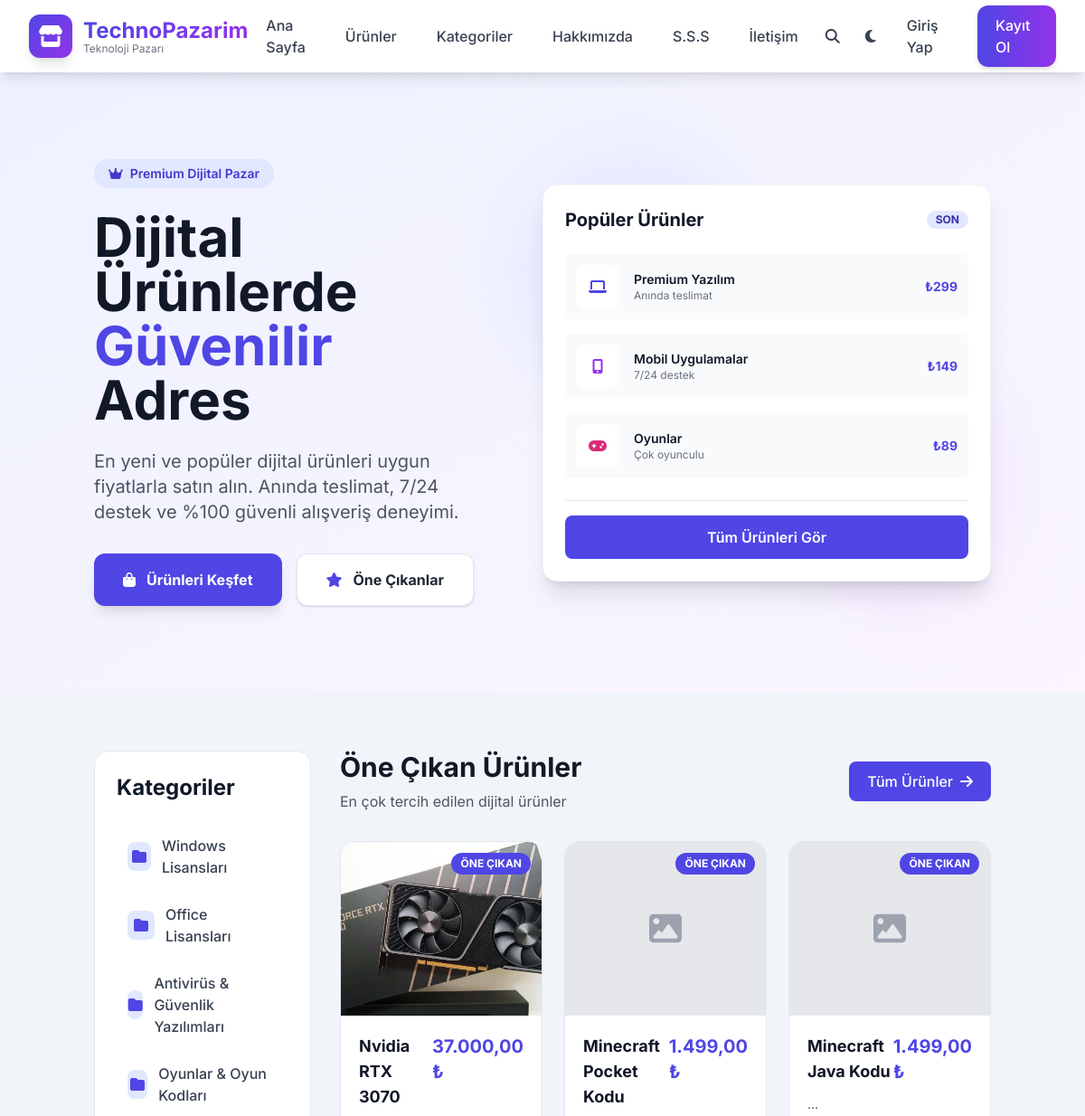
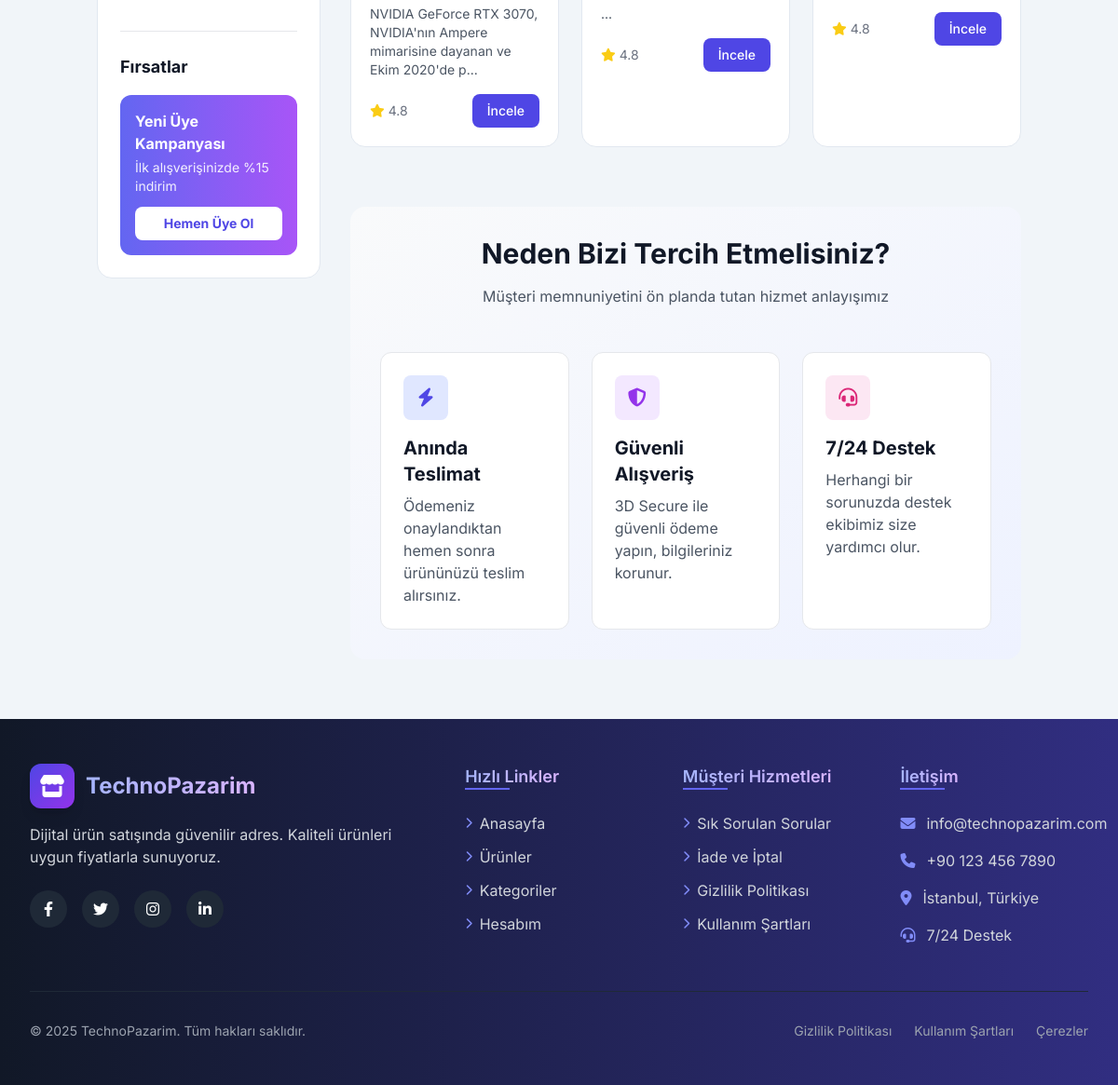
The page / on the database its author committed (2 pictures, top to bottom).
### tables this page shows
CREATE TABLE `kategoriler` (
  `kategori_id` int(11) NOT NULL,
  `kategori_adi` varchar(200) NOT NULL,
  `kategori_aciklama` varchar(500) NOT NULL,
  `kategori_ust_id` int(11) DEFAULT 0
);

CREATE TABLE `urunler` (
  `urun_id` int(11) NOT NULL,
  `urun_baslik` varchar(200) NOT NULL,
  `urun_fiyat` decimal(10,2) NOT NULL,
  `urun_aciklama` text NOT NULL,
  `urun_satinal_link` text NOT NULL,
  `urun_ekleyen` varchar(200) DEFAULT NULL,
  `urun_tarih` timestamp NOT NULL DEFAULT current_timestamp(),
  `urun_kategori` int(11) NOT NULL DEFAULT 0,
  `urun_durum` int(11) NOT NULL DEFAULT 0,
  `urun_hit` int(11) DEFAULT 0,
  `urun_resim` varchar(300) DEFAULT NULL,
  `urun_resimler` text DEFAULT NULL,
  `urun_stok` int(11) DEFAULT 0,
  `urun_tip` enum('license','file','service') DEFAULT 'license'
);

### config.php (called while the page is built, shortened)
<?php
function formatCurrency($amount) {
    return number_format($amount, 2, ',', '.') . ' ₺';
}

### pages/home.php (the view, shortened to what this page needs)
<?php
require_once __DIR__ . '/../config.php';
function buildCategoryTree($categories, $parentId = 0) {
    $branch = array();
    foreach ($categories as $category) {
        if ($category['kategori_ust_id'] == $parentId) {
            $children = buildCategoryTree($categories, $category['kategori_id']);
            if ($children) {
                $category['children'] = $children;
            }
            $branch[] = $category;
        }
    }
    return $branch;
}
function displayCategories($categories, $level = 0, $mainLimit = 4, $subLimit = 3) {
    $html = '';
    $mainCount = 0;
    foreach ($categories as $category) {
        if ($level == 0 && $mainCount >= $mainLimit) {
            break;
        }
        $indent = str_repeat('&nbsp;', $level * 4);
        $hasChildren = isset($category['children']) && !empty($category['children']);
        $caret = $hasChildren ? '<i class="fas fa-caret-right text-gray-400 ml-1 text-xs"></i>' : '';
        $html .= '<a href="index.php?page=category&id=' . $category['kategori_id'] . '" class="flex items-center p-3 rounded-lg hover:bg-gray-100 dark:hover:bg-gray-700 transition-colors group">';
        $html .= '<div class="w-8 h-8 bg-indigo-100 dark:bg-indigo-900/30 rounded-lg flex items-center justify-center mr-3">';
        $html .= '<i class="fas fa-folder text-indigo-600 dark:text-indigo-400"></i>';
        $html .= '</div>';
        $html .= '<span class="text-gray-700 dark:text-gray-300 group-hover:text-indigo-600 dark:group-hover:text-indigo-400 font-medium">' . $indent . htmlspecialchars($category['kategori_adi']) . '</span>';
        $html .= $caret;
        $html .= '<i class="fas fa-chevron-right text-gray-400 ml-auto text-sm opacity-0 group-hover:opacity-100 transition-opacity"></i>';
        $html .= '</a>';
        if ($level == 0) {
            $mainCount++;
        }
    }
    return $html;
}
$stmt = $db->prepare("SELECT * FROM kategoriler ORDER BY kategori_ust_id, kategori_id");
$stmt->execute();
$allCategories = $stmt->fetchAll(PDO::FETCH_ASSOC);
$categoryTree = buildCategoryTree($allCategories);
$stmt = $db->prepare("SELECT * FROM urunler WHERE urun_durum = 1 ORDER BY urun_hit DESC LIMIT 6");
$stmt->execute();
$featuredProducts = $stmt->fetchAll(PDO::FETCH_ASSOC);
?>
<section class="bg-gradient-to-br from-indigo-50 to-purple-50 dark:from-gray-900 dark:to-gray-900/90">
  <div class="container mx-auto px-4 py-16 md:py-24">
    <div class="flex flex-col lg:flex-row items-center">
      <div class="lg:w-1/2 mb-12 lg:mb-0 lg:pr-12">
        <div class="mb-6">
          <span class="inline-flex items-center px-4 py-1.5 bg-indigo-100 dark:bg-indigo-900/30 text-indigo-700 dark:text-indigo-300 rounded-full text-sm font-semibold">
            <i class="fas fa-crown mr-2"></i>
            Premium Dijital Pazar
          </span>
        </div>
        <h1 class="text-4xl md:text-5xl lg:text-6xl font-bold text-gray-900 dark:text-white mb-6 leading-tight">
          Dijital Ürünlerde
          <span class="text-indigo-600 dark:text-indigo-400">Güvenilir</span> Adres
        </h1>
        <p class="text-xl text-gray-600 dark:text-gray-300 mb-8 max-w-2xl">
          En yeni ve popüler dijital ürünleri uygun fiyatlarla satın alın. Anında teslimat, 7/24 destek ve %100 güvenli alışveriş deneyimi.
        </p>
        <div class="flex flex-col sm:flex-row space-y-4 sm:space-y-0 sm:space-x-4">
          <a href="index.php?page=products" class="bg-indigo-600 hover:bg-indigo-700 text-white font-bold py-4 px-8 rounded-xl inline-flex items-center transition-all duration-300 transform hover:-translate-y-1 shadow-lg">
            <i class="fas fa-shopping-bag mr-3"></i>
            Ürünleri Keşfet
          </a>
          <a href="#featured" class="bg-white dark:bg-gray-800 border border-gray-200 dark:border-gray-700 hover:bg-gray-50 dark:hover:bg-gray-700 text-gray-800 dark:text-white font-bold py-4 px-8 rounded-xl inline-flex items-center transition-all duration-300 shadow">
            <i class="fas fa-star mr-3 text-indigo-600"></i>
            Öne Çıkanlar
          </a>
        </div>
      </div>
      <div class="lg:w-1/2 flex justify-center">
        <div class="relative w-full max-w-lg">
          <div class="relative bg-white dark:bg-gray-800 rounded-2xl shadow-xl overflow-hidden border border-gray-100 dark:border-gray-700">
            <div class="p-6">
              <div class="flex justify-between items-center mb-6">
                <h3 class="text-xl font-bold text-gray-900 dark:text-white">Popüler Ürünler</h3>
                <span class="bg-indigo-100 dark:bg-indigo-900/30 text-indigo-800 dark:text-indigo-200 text-xs font-bold px-2.5 py-0.5 rounded-full">SON</span>
              </div>
              <div class="space-y-4">
                <div class="flex items-center p-3 bg-gray-50 dark:bg-gray-700/50 rounded-lg">
                  <div class="flex-shrink-0 w-12 h-12 bg-white dark:bg-gray-600 rounded-lg flex items-center justify-center">
                    <i class="fas fa-laptop text-indigo-600 dark:text-indigo-400"></i>
                  </div>
                  <div class="ml-4 flex-grow">
                    <p class="text-sm font-semibold text-gray-900 dark:text-white">Premium Yazılım</p>
                    <p class="text-xs text-gray-500 dark:text-gray-400">Anında teslimat</p>
                  </div>
                  <div class="text-right">
                    <p class="text-sm font-bold text-indigo-600 dark:text-indigo-400">₺299</p>
                  </div>
                </div>
                <div class="flex items-center p-3 bg-gray-50 dark:bg-gray-700/50 rounded-lg">
                  <div class="flex-shrink-0 w-12 h-12 bg-white dark:bg-gray-600 rounded-lg flex items-center justify-center">
                    <i class="fas fa-mobile-alt text-purple-600 dark:text-purple-400"></i>
                  </div>
                  <div class="ml-4 flex-grow">
                    <p class="text-sm font-semibold text-gray-900 dark:text-white">Mobil Uygulamalar</p>
                    <p class="text-xs text-gray-500 dark:text-gray-400">7/24 destek</p>
                  </div>
                  <div class="text-right">
                    <p class="text-sm font-bold text-indigo-600 dark:text-indigo-400">₺149</p>
                  </div>
                </div>
                <div class="flex items-center p-3 bg-gray-50 dark:bg-gray-700/50 rounded-lg">
                  <div class="flex-shrink-0 w-12 h-12 bg-white dark:bg-gray-600 rounded-lg flex items-center justify-center">
                    <i class="fas fa-gamepad text-pink-600 dark:text-pink-400"></i>
                  </div>
                  <div class="ml-4 flex-grow">
                    <p class="text-sm font-semibold text-gray-900 dark:text-white">Oyunlar</p>
                    <p class="text-xs text-gray-500 dark:text-gray-400">Çok oyunculu</p>
                  </div>
                  <div class="text-right">
                    <p class="text-sm font-bold text-indigo-600 dark:text-indigo-400">₺89</p>
                  </div>
                </div>
              </div>
              <div class="mt-6 pt-4 border-t border-gray-200 dark:border-gray-700">
                <button class="w-full bg-indigo-600 hover:bg-indigo-700 text-white font-semibold py-3 rounded-lg transition-all duration-300">
                  Tüm Ürünleri Gör
                </button>
              </div>
            </div>
          </div>
        </div>
      </div>
    </div>
  </div>
</section>
<section class="py-16">
  <div class="container mx-auto px-4">
    <div class="flex flex-col lg:flex-row gap-8">
      <div class="lg:w-1/4">
        <div class="card rounded-2xl p-6 sticky top-24">
          <h2 class="text-2xl font-bold text-gray-900 dark:text-white mb-6">Kategoriler</h2>
          <div class="space-y-1">
            <?php echo displayCategories($categoryTree, 0, 4, 3); ?>
          </div>
          <div class="mt-8 pt-6 border-t border-gray-200 dark:border-gray-700">
            <h3 class="text-lg font-bold text-gray-900 dark:text-white mb-4">Fırsatlar</h3>
            <div class="bg-gradient-to-r from-indigo-500 to-purple-500 rounded-xl p-4 text-white">
              <p class="font-bold">Yeni Üye Kampanyası</p>
              <p class="text-sm opacity-90 mt-1">İlk alışverişinizde %15 indirim</p>
              <a href="index.php?page=kayit" class="mt-3 bg-white text-indigo-600 text-sm font-bold py-2 px-4 rounded-lg w-full inline-block text-center">Hemen Üye Ol</a>
            </div>
          </div>
        </div>
      </div>
      <div class="lg:w-3/4">
        <section id="featured" class="mb-16">
          <div class="flex justify-between items-center mb-8">
            <div>
              <h2 class="text-3xl font-bold text-gray-900 dark:text-white mb-2">Öne Çıkan Ürünler</h2>
              <p class="text-gray-600 dark:text-gray-300">En çok tercih edilen dijital ürünler</p>
            </div>
            <a href="index.php?page=products" class="bg-indigo-600 hover:bg-indigo-700 text-white px-5 py-2.5 rounded-lg font-medium inline-flex items-center transition-colors">
              Tüm Ürünler
              <i class="fas fa-arrow-right ml-2"></i>
            </a>
          </div>
          <div class="grid grid-cols-1 md:grid-cols-2 lg:grid-cols-3 gap-6">
            <?php foreach ($featuredProducts as $product): ?>
              <div class="card rounded-2xl overflow-hidden hover-lift transition-all duration-300 group">
                <div class="relative">
                  <?php if ($product['urun_resim']): ?>
                    <img src="<?php echo htmlspecialchars($product['urun_resim']); ?>" alt="<?php echo htmlspecialchars($product['urun_baslik']); ?>" class="w-full h-48 object-cover group-hover:scale-105 transition-transform duration-500">
                  <?php else: ?>
                    <div class="bg-gray-200 border-2 border-dashed w-full h-48 flex items-center justify-center">
                      <i class="fas fa-image text-gray-400 text-4xl"></i>
                    </div>
                  <?php endif; ?>
                  <div class="absolute top-3 right-3 bg-indigo-600 text-white text-xs font-bold px-2.5 py-1 rounded-full">
                    ÖNE ÇIKAN
                  </div>
                </div>
                <div class="p-5">
                  <div class="flex justify-between items-start mb-3">
                    <h3 class="text-lg font-bold text-gray-900 dark:text-white"><?php echo htmlspecialchars($product['urun_baslik']); ?></h3>
                    <span class="text-xl font-bold text-indigo-600 dark:text-indigo-400"><?php echo formatCurrency($product['urun_fiyat']); ?></span>
                  </div>
                  <p class="text-gray-600 dark:text-gray-300 text-sm mb-4"><?php echo htmlspecialchars(substr($product['urun_aciklama'], 0, 80)); ?>...</p>
                  <div class="flex justify-between items-center">
                    <div class="flex items-center text-sm text-gray-500 dark:text-gray-400">
                      <i class="fas fa-star text-yellow-400 mr-1"></i>
                      <span>4.8</span>
                    </div>
                    <a href="index.php?page=product&id=<?php echo $product['urun_id']; ?>" class="bg-indigo-600 hover:bg-indigo-700 text-white px-4 py-2 rounded-lg font-medium transition-colors text-sm">
                      İncele
                    </a>
                  </div>
                </div>
              </div>
            <?php endforeach; ?>
          </div>
        </section>
        <section class="bg-gradient-to-br from-gray-50 to-indigo-50 dark:from-gray-800 dark:to-gray-900 rounded-2xl p-8">
          <div class="text-center max-w-3xl mx-auto mb-12">
            <h2 class="text-3xl font-bold text-gray-900 dark:text-white mb-4">Neden Bizi Tercih Etmelisiniz?</h2>
            <p class="text-gray-600 dark:text-gray-300">Müşteri memnuniyetini ön planda tutan hizmet anlayışımız</p>
          </div>
          <div class="grid grid-cols-1 md:grid-cols-3 gap-6">
            <div class="bg-white dark:bg-gray-800 rounded-xl p-6 border border-gray-200 dark:border-gray-700">
              <div class="w-12 h-12 bg-indigo-100 dark:bg-indigo-900/30 rounded-lg flex items-center justify-center mb-4">
                <i class="fas fa-bolt text-indigo-600 dark:text-indigo-400 text-xl"></i>
              </div>
              <h3 class="text-xl font-bold text-gray-900 dark:text-white mb-2">Anında Teslimat</h3>
              <p class="text-gray-600 dark:text-gray-300">Ödemeniz onaylandıktan hemen sonra ürününüzü teslim alırsınız.</p>
            </div>
            <div class="bg-white dark:bg-gray-800 rounded-xl p-6 border border-gray-200 dark:border-gray-700">
              <div class="w-12 h-12 bg-purple-100 dark:bg-purple-900/30 rounded-lg flex items-center justify-center mb-4">
                <i class="fas fa-shield-alt text-purple-600 dark:text-purple-400 text-xl"></i>
              </div>
              <h3 class="text-xl font-bold text-gray-900 dark:text-white mb-2">Güvenli Alışveriş</h3>
              <p class="text-gray-600 dark:text-gray-300">3D Secure ile güvenli ödeme yapın, bilgileriniz korunur.</p>
            </div>
            <div class="bg-white dark:bg-gray-800 rounded-xl p-6 border border-gray-200 dark:border-gray-700">
              <div class="w-12 h-12 bg-pink-100 dark:bg-pink-900/30 rounded-lg flex items-center justify-center mb-4">
                <i class="fas fa-headset text-pink-600 dark:text-pink-400 text-xl"></i>
              </div>
              <h3 class="text-xl font-bold text-gray-900 dark:text-white mb-2">7/24 Destek</h3>
              <p class="text-gray-600 dark:text-gray-300">Herhangi bir sorunuzda destek ekibimiz size yardımcı olur.</p>
            </div>
          </div>
        </section>
      </div>
    </div>
  </div>
</section>

### rows shown on the page
kategoriler: kategori_adi "Windows Lisansları"
kategoriler: kategori_adi "Office Lisansları"
kategoriler: kategori_adi "Antivirüs & Güvenlik Yazılımları"
kategoriler: kategori_adi "Oyunlar & Oyun Kodları"
urunler: urun_resim (picture), urun_baslik "Nvidia RTX 3070", urun_fiyat "37.000,00 ₺", urun_aciklama "NVIDIA GeForce RTX 3070, NVIDIA'nın Ampere mimarisine dayanan ve Ekim 2020'de p"
urunler: urun_baslik "Minecraft Pocket Kodu", urun_fiyat "1.499,00 ₺"
urunler: urun_baslik "Minecraft Java Kodu", urun_fiyat "1.499,00 ₺"

### other values the page prints
SITE_NAME "TechnoPazarim"
